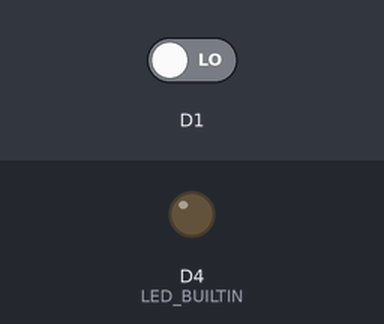
A sketch run on a simulated ESP8266 (NodeMCU). Parts: output pins drawn as LEDs (lit = HIGH, except the on-board LED, lit = LOW). The test bench sets the inputs (shaded band); at power-on: D1 LOW. WiFi joins after 1.5 s; servers stay silent unless stated.

Above: at 3.0 s.
3.1 s: D1 driven HIGH
At 3.9 s:
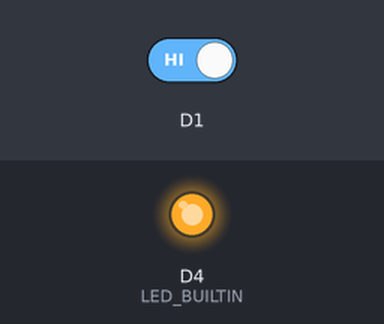
4.6 s: D1 driven LOW
At 5.1 s:
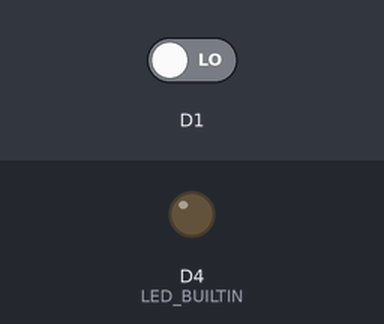
Timing chart, 0 to 7.6 s (numbered marks = the images above; inputs shaded):
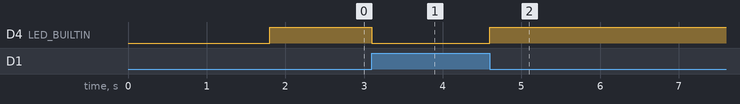

Measured:
- after the input at 3.1 s, D4 (LED_BUILTIN): HIGH → LOW at once
- after the input at 4.6 s, D4 (LED_BUILTIN): LOW → HIGH at once

The sketch:

AlarmNotification.ino
```cpp
#define BLYNK_PRINT Serial


#include <ESP8266WiFi.h>
#include <BlynkSimpleEsp8266.h>


// You should get Auth Token in the Blynk App.
// Go to the Project Settings (nut icon).
char auth[] = "YourAuthToken";

// Your WiFi credentials.
// Set password to "" for open networks.
char ssid[] = "YourNetworkName";
char pass[] = "YourPassword";

WidgetLED led(V4);

void setup() {
  // put your setup code here, to run once:
  Serial.begin(115200);
  Blynk.begin(auth, ssid, pass);

  pinMode(D1, INPUT);
  pinMode(LED_BUILTIN, OUTPUT);
}

void loop() {
  Blynk.run();
  static uint32_t prevmillis;
  if (digitalRead(D1) == HIGH) {

    if (millis() - prevmillis >= 7000) {
      led.on();
      prevmillis = millis();
    }

    digitalWrite(LED_BUILTIN , LOW);

  }
  else {
    led.off();

    digitalWrite(LED_BUILTIN , HIGH);
  }
}
```
